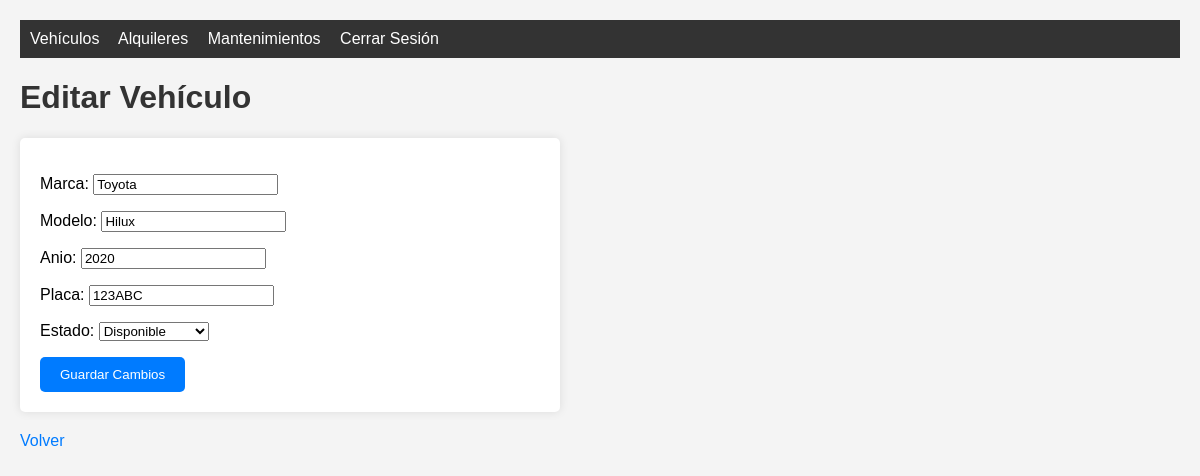
Page /vehiculo/1/editar/ (signed in) on the committed database.
### core/models.py (models this page shows)
class Vehiculo(models.Model):
    marca = models.CharField(max_length=50)
    modelo = models.CharField(max_length=50)
    anio = models.IntegerField()
    placa = models.CharField(max_length=20, unique=True)
    estado = models.CharField(max_length=20, choices=[
        ('disponible', 'Disponible'),
        ('alquilado', 'Alquilado'),
        ('mantenimiento', 'Mantenimiento')
    ])
    def __str__(self):
        return f"{self.marca} {self.modelo} ({self.placa})"

### core/views.py (the view)
# urls.py: path('vehiculo/<int:pk>/editar/', views.editar_vehiculo, name='editar_vehiculo'),
@login_required
def editar_vehiculo(request, pk):
    print(f"Entrando a editar_vehiculo con pk={pk}")
    vehiculo = get_object_or_404(Vehiculo, pk=pk)
    print(f"Vehículo encontrado: {vehiculo}")
    if request.method == 'POST':
        form = VehiculoForm(request.POST, instance=vehiculo)
        if form.is_valid():
            form.save()
            return redirect('lista_vehiculos')
    else:
        form = VehiculoForm(instance=vehiculo)
        print(f"Formulario creado: {form}")
    print("Renderizando editar_vehiculo.html")
    return render(request, 'core/editar_vehiculo.html', {'form': form, 'vehiculo': vehiculo})

### core/forms.py
class VehiculoForm(forms.ModelForm):
    class Meta:
        model = Vehiculo
        fields = ['marca', 'modelo', 'anio', 'placa', 'estado']

### core/templates/core/editar_vehiculo.html (shortened to what this page needs)
{% extends 'core/base.html' %}
{% block content %}
    <h1>Editar Vehículo</h1>
    <form method="post">
        {{ form.as_p }}
        <button type="submit">Guardar Cambios</button>
    </form>
    <a href="{% url 'lista_vehiculos' %}">Volver</a>
{% endblock %}

### static/css/styles.css (style rules this page uses)
body { font-family: Arial, sans-serif; margin: 0; padding: 20px; background-color: #f4f4f4; }
h1 { color: #333; }
a { color: #007bff; text-decoration: none; margin-right: 10px; }
form { background: #fff; padding: 20px; border-radius: 5px; box-shadow: 0 0 10px rgba(0, 0, 0, 0.1); max-width: 500px; margin: 20px 0; }
button { background-color: #007bff; color: #fff; border: none; padding: 10px 20px; border-radius: 5px; cursor: pointer; }

### rows in the picture
Vehiculo: marca "Toyota", modelo "Hilux", anio "2020", placa "123ABC", estado "Disponible"
